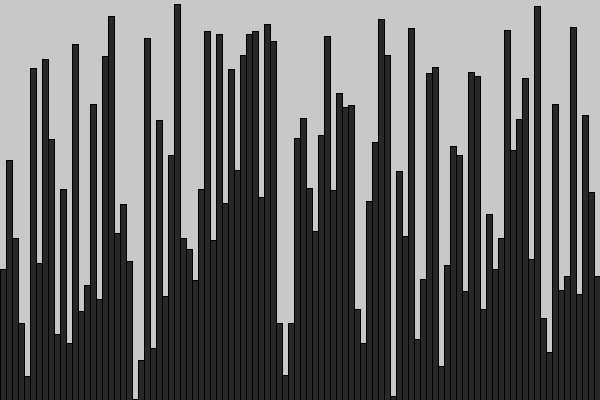
Frame 1 (no input)
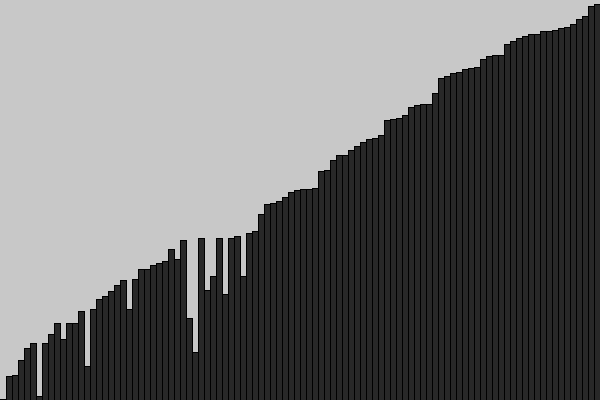
Frame 60 (the mouse pressed at the canvas centre just before this capture)
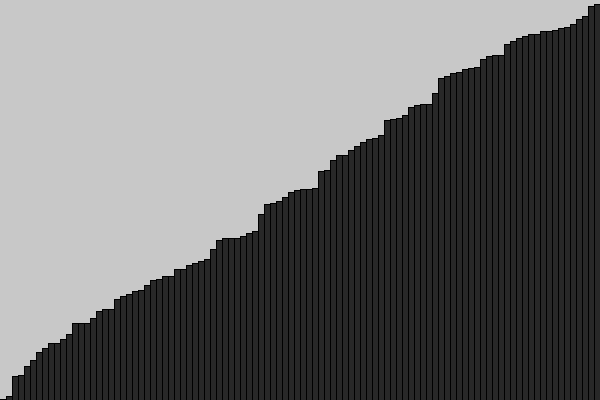
Frame 120 (the mouse held since frame 60 and released just before this capture)

The Processing sketch that drew these frames (run headless with seeded random() and noise(); from frame 60 on, the mouse is pressed at the canvas centre):

// Processing sketch: bubbleSort
// ── bubbleSort.pde
import java.util.Arrays;

float[] numbers = new float[100];

void setup() {
  size(600, 400);
  frameRate(60);
  
  for (int i = 0; i < numbers.length; i++) {
    numbers[i] = (float)Math.random();
  }
  
  // print(Arrays.toString(numbers));
}

void draw() {
  drawBars();

  for(int i = 0; i<numbers.length-1;i++){
    if(numbers[i] > numbers[i+1]){
      float temp = numbers[i];
      numbers[i] = numbers[i+1];
      numbers[i+1] = temp;
    }
  }
  // sorting algorithm here (just one step)
}

void drawBars() {
  background(200);
  fill(40);
  for (int i = 0; i < numbers.length; i++) {
    float spacing = (float)width / numbers.length; 
    rect(i * spacing, height, spacing, -numbers[i] * height);
  }
}
